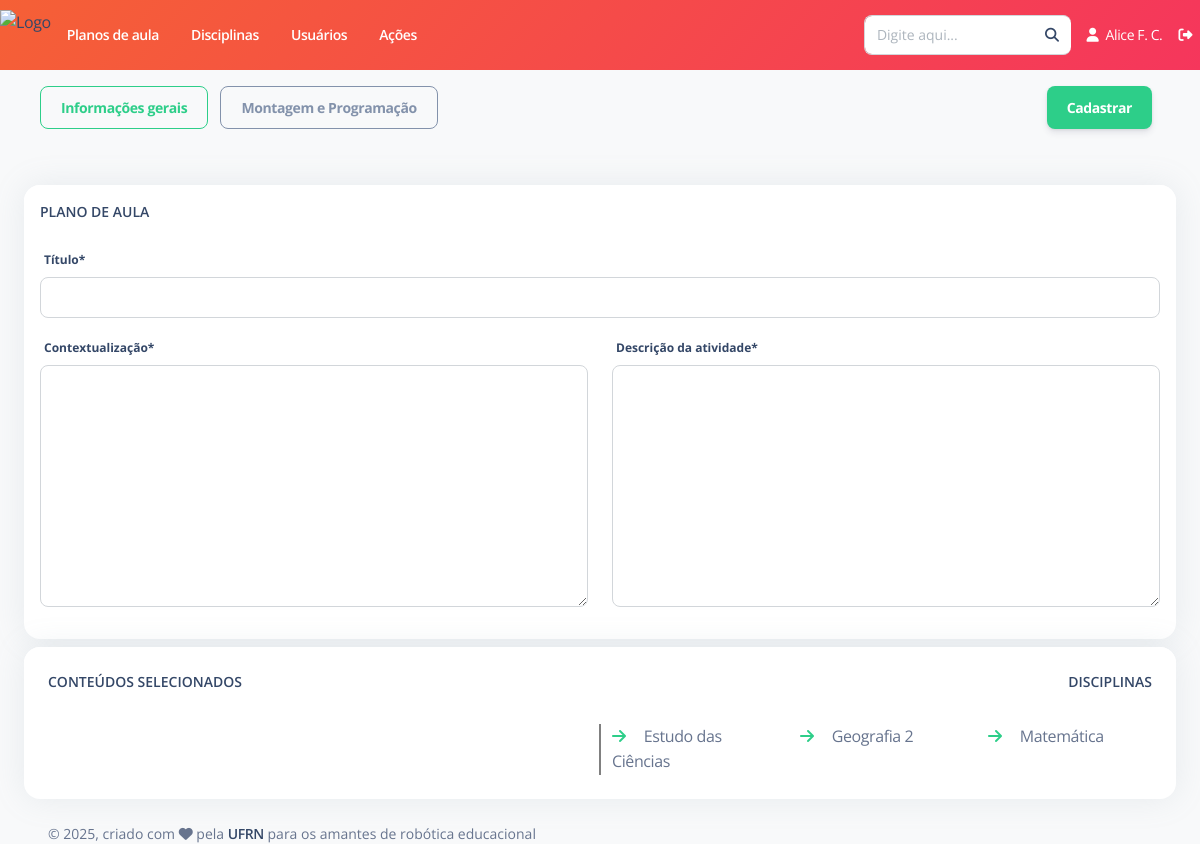
Page /plano-aula/criar/ (signed in) on the committed database.
### Disciplina/models.py (models this page shows, shortened)
class Disciplina(models.Model):
    nome = models.CharField(unique=True, max_length=200, verbose_name="Nome")
    status = models.CharField(max_length=7, choices=STATUS, default='Ativo')
    class Meta:
        ordering = ['nome']
        verbose_name = "Disciplina"
        verbose_name_plural = "Disciplinas"

### PlanoAula/views.py (the view)
# urls.py: path('criar/', views.CriarAcao.as_view(), name='criar'),
@login_required
def criar(request):
    lista_disciplinas = Disciplina.objects.filter(status="Ativo")
    lista_conteudos = Conteudo.objects.filter(status="Ativo")
    if (request.method == 'POST'):
        form_inf_gerais = forms.FormInfGerais(request.POST)
        form_montagem = forms.FormMontagem(request.POST, request.FILES)
        form_programacao = forms.FormProgramacao(request.POST, request.FILES)
        conteudos = request.POST.get('lista_id_conteudos','').split(',')
        conteudos_ids = [int(id) for id in conteudos if id.isdigit()]
        conteudos_selecionados = Conteudo.objects.filter(id__in=conteudos_ids)
        if (form_inf_gerais.is_valid() and form_montagem.is_valid() and form_programacao.is_valid()):
            plano_aula = PlanoAula()
            plano_aula.criador = Usuario.objects.get(id=request.user.id)
            plano_aula.titulo = form_inf_gerais.cleaned_data['titulo']
            plano_aula.contextualizacao = form_inf_gerais.cleaned_data['contextualizacao']
            plano_aula.descricao_atividade = form_inf_gerais.cleaned_data['descricao_atividade']
            if (form_inf_gerais.cleaned_data['avaliacao'] != ""):
                plano_aula.avaliacao = form_inf_gerais.cleaned_data['avaliacao']
            if (form_montagem.cleaned_data['nivel_dificuldade_montagem'] != ""):
                plano_aula.nivel_dificuldade_montagem = form_montagem.cleaned_data['nivel_dificuldade_montagem']
            if (form_montagem.cleaned_data['robo_equipamento'] != ""):
                plano_aula.robo_equipamento = form_montagem.cleaned_data['robo_equipamento']
            if (form_montagem.cleaned_data['robo_descricao'] != ""):
                plano_aula.robo_descricao = form_montagem.cleaned_data['robo_descricao']
            if (form_montagem.cleaned_data['robo_link'] != ""):
                plano_aula.robo_link = form_montagem.cleaned_data['robo_link']
            if (form_montagem.cleaned_data['robo_pdf'] != ""):
                plano_aula.robo_pdf = form_montagem.cleaned_data['robo_pdf']
            if (form_programacao.cleaned_data['nivel_dificuldade_programacao'] != ""):
                plano_aula.nivel_dificuldade_programacao = form_programacao.cleaned_data['nivel_dificuldade_programacao']
            if (form_programacao.cleaned_data['prog_linguagem'] != ""):
                plano_aula.prog_linguagem = form_programacao.cleaned_data['prog_linguagem']
            if (form_programacao.cleaned_data['prog_descricao'] != ""):
                plano_aula.prog_descricao = form_programacao.cleaned_data['prog_descricao']
            if (form_programacao.cleaned_data['prog_link'] != ""):
                plano_aula.prog_link = form_programacao.cleaned_data['prog_link']
            if (form_programacao.cleaned_data['prog_codigos'] != ""):
                plano_aula.prog_codigos = form_programacao.cleaned_data['prog_codigos']
            plano_aula.save()
            if (conteudos != ['']):
                for conteudo in conteudos:
                    plano_aula.conteudos.add(Conteudo.objects.get(id=int(conteudo)))
            plano_aula.save()
            return redirect('plano_aula:detalhes', pk=plano_aula.pk)
        if not form_inf_gerais.is_valid():
            aba = 'inf_gerais'
        else:
            aba = 'montagem_programacao'
        informacoes = {
            'form_inf_gerais': form_inf_gerais,
            'form_montagem': form_montagem,
            'form_programacao': form_programacao,
            'lista_disciplinas': lista_disciplinas,
            'lista_conteudos': lista_conteudos,
            'conteudos_selecionados': conteudos_selecionados,
            'lista_id_conteudos': ','.join(str(id) for id in conteudos_ids),
            'aba': aba
        }
        return render(request, "PlanoAula/criar.html", informacoes)
    else:
        form_inf_gerais = forms.FormInfGerais()
        form_montagem = forms.FormMontagem()
        form_programacao = forms.FormProgramacao()
        informacoes = {
            'form_inf_gerais': form_inf_gerais,
            'form_montagem': form_montagem,
            'form_programacao': form_programacao,
            'lista_disciplinas': lista_disciplinas,
            'lista_conteudos': lista_conteudos,
        }
        return render(request, "PlanoAula/criar.html", informacoes)

### PlanoAula/forms.py
class FormInfGerais(ModelForm):
    class Meta:
        model = PlanoAula
        fields = ('titulo', 'contextualizacao', 'descricao_atividade', 'avaliacao')

class FormMontagem(ModelForm):
    class Meta:
        model = PlanoAula
        fields = ('nivel_dificuldade_montagem', 'robo_equipamento', 'robo_descricao', 'robo_link', 'robo_pdf')

### templates/PlanoAula/criar.html (shortened to what this page needs)
{% extends "Base/base.html" %}
{% load static %} {% load bootstrap5 %}
{% load crispy_forms_tags %}
{% block conteudo %}
<div class="p-3 d-flex main justify-content-between">
    <div>
        <button id="btn_inf_gerais" class="btn btn-outline-success me-2" onclick="mostrar_inf_gerais()">Informações gerais</button>
        <button id="btn_montagem_programacao" class="btn btn-outline-secondary me-2" onclick="mostrar_montagem_programacao()">Montagem e Programação</button>
    </div>
    <input class="btn btn-success me-2" form="form_plano_aula" type="submit" value="Cadastrar" />
</div>
<form id="form_plano_aula" method="POST" enctype="multipart/form-data" novalidate>
    <div>
        <div id="div_inf_gerais">
            <div class="row mt-4">
                <div class="col-lg-12 col-md-12 mb-2">
                    <div class="card">
                        <div class="card-header pb-0 p-3">
                            <div class="d-flex justify-content-between">
                                <h6 class="text-uppercase text-sm">Plano de aula</h6>
                            </div>
                        </div>
                        <div class="card-body p-3 overflow-auto">
                            {{ form_inf_gerais.titulo|as_crispy_field }}
                            <div class="row">
                                <div class="col-lg-6 col-md-6 col-12">
                                    {{ form_inf_gerais.contextualizacao|as_crispy_field }}
                                </div>
                                <div class="col-lg-6 col-md-6 col-12">
                                    {{ form_inf_gerais.descricao_atividade|as_crispy_field }}
                                </div>
                            </div>
                        </div>
                    </div>
                </div>
                <div class="col-lg-12 col-md-12 mb-2">
                    <div class="card">
                        <div class="card-header pb-0">
                            <div class="d-flex justify-content-between">
                                <h6 class="text-uppercase text-sm">Conteúdos selecionados</h6>
                                <div>
                                    <h6 id="text_nome_disciplina" class="text-uppercase text-sm">DISCIPLINAS</h6>
                                </div>
                            </div>
                        </div>
                        <div class="card-body overflow-auto">
                            <div class="row">
                                <div class="col-6" style="box-shadow: .5px 0 0 #000;">
                                </div>
                                <div class="col-6" style="box-shadow: -.5px 0 0 #000;">
                                    <div id="div_disciplinas">
                                        <div class="row">
                                            {% for disciplina in lista_disciplinas %}
                                                {% if disciplina.conteudos.all|length > 0 %}
                                                    <div class="col-lg-4 col-md-6">
                                                        <a onclick="selecionar_conteudo('{{disciplina.nome}}')">
                                                            <i class="text-success me-2 icon-xxs dropdown-item-icon fas fa-arrow-right"></i>
                                                            {{ disciplina.nome }}
                                                        </a>
                                                        <br>
                                                    </div>
                                                {% endif %}
                                            {% endfor %}
                                        </div>
                                    </div>
                                </div>
                            </div>
                        </div>
                    </div>
                </div>
            </div>
        </div>
    </div>
</form>
{% endblock %}

### templates/Base/navbar-horizontal.html (shortened to what this page needs)
{% load static %}
<nav class="navbar navbar-expand-lg px-0 shadow-none bg-gradient-danger" style="height: 70px;">
  <div class="collapse navbar-collapse justify-content-between" id="navbar">
    <ul class="navbar-nav">
      <li class="nav-item d-flex align-items-center h-100">
        <a href="{% url 'home' %}" class="d-flex align-items-center" style="height: 50px;">
          <img src="{% static 'assets/img/LogoRAP-transparente.png' %}"
               style="height: 100%; width: auto; display: block;"
               alt="Logo">
        </a>
      </li>
      <li class="nav-item px-3 d-flex align-items-center">
        <a href="{% url 'plano_aula:listar' %}" class="nav-link font-weight-bold px-0 text-white">
          Planos de aula
        </a>
      </li>
      <li class="nav-item px-3 d-flex align-items-center">
        <a href="{% url 'disciplina:listar' %}" class="nav-link font-weight-bold px-0 text-white">
          Disciplinas
        </a>
      </li>
      <li class="nav-item px-3 d-flex align-items-center">
        <a href="{% url 'usuario:listar_ativos' %}" class="nav-link font-weight-bold px-0 text-white">
          Usuários
        </a>
      </li>
      <li class="nav-item px-3 d-flex align-items-center">
        <a href="{% url 'acoes:listar' %}" class="nav-link font-weight-bold px-0 text-white">
          Ações
        </a>
      </li>
    </ul>
    <ul class="navbar-nav align-items-center">
      <li class="nav-item me-2">
        <form action="{% url 'buscar' %}" method="get">
            <div class="input-group">
                <input type="text"
                      class="form-control"
                      placeholder="Digite aqui..."
                      name="q"
                      id="input_busca"
                      value="{{ request.GET.q }}">
                <span class="input-group-text">
                    <a href="#" onclick="this.closest('form').submit(); return false;">
                        <i class="fa fa-search"></i>
                    </a>
                </span>
            </div>
        </form>
      </li>
      <li class="nav-item">
        <a href="{% url 'usuario:perfil' %}" class="nav-link text-white">
          <i class="fa fa-user me-1"></i> {{ user.first_name }} {{ user.last_name }}
        </a>
      </li>
      <li class="nav-item">
        <a href="{% url 'usuario:logout' %}" class="nav-link text-white">
          <i class="fa fa-sign-out-alt"></i>
        </a>
      </li>
    </ul>
  </div>
</nav>

### rows in the picture
Disciplina: nome "Estudo das Ciências"
Disciplina: nome "Geografia 2"
Disciplina: nome "Matemática"

### other values in the picture
{{ user.first_name }} "Alice F."
{{ user.last_name }} "C."
